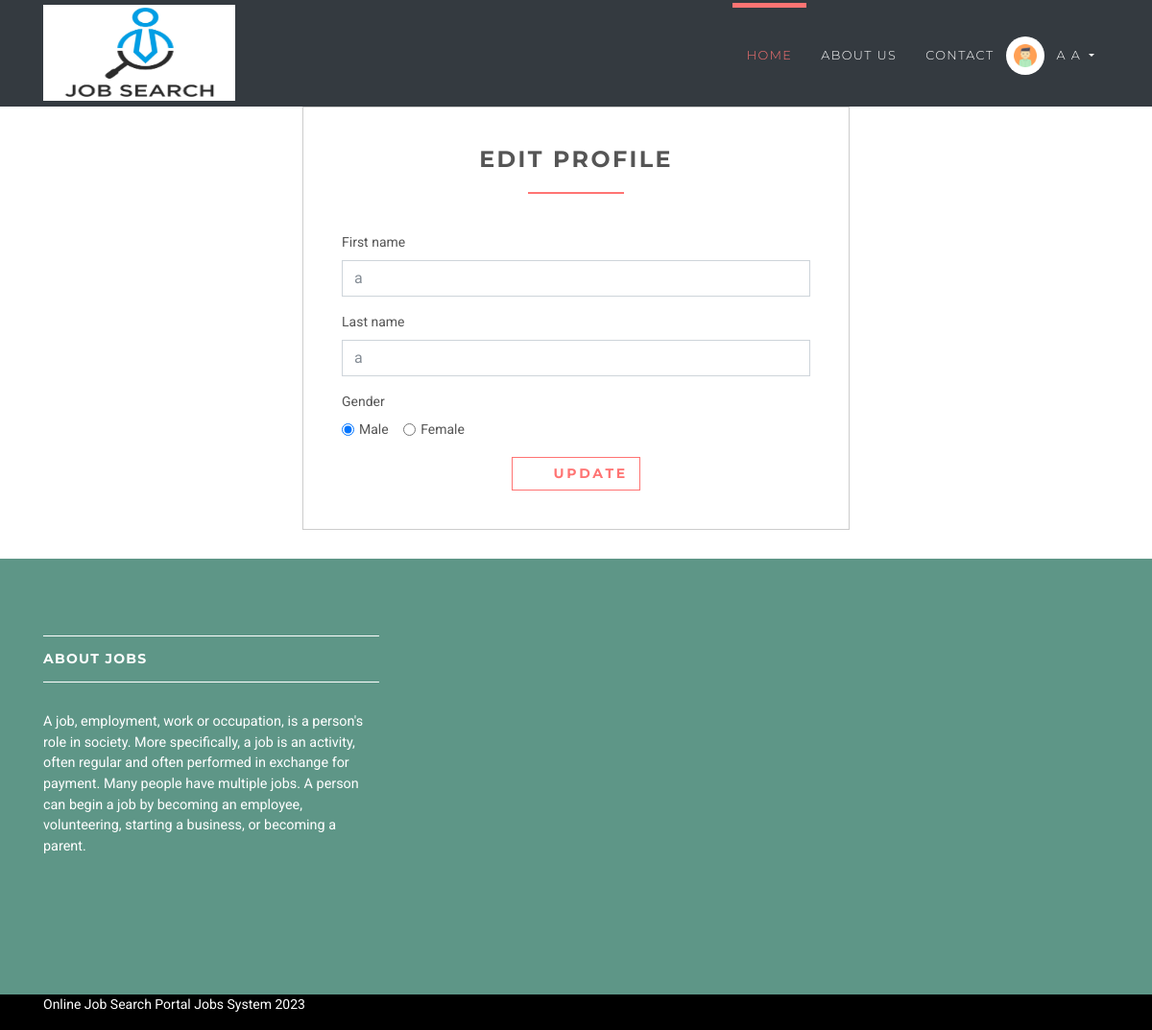
Page /employee/profile/update (signed in) on the committed database.
### accounts/models.py (models this page shows, shortened)
class User(AbstractUser):
    username = None
    role = models.CharField(max_length=12, error_messages={
        'required': "Role must be provided"
    })
    gender = models.CharField(max_length=10, blank=True, null=True, default="")
    email = models.EmailField(unique=True, blank=False,
                              error_messages={
                                  'unique': "A user with that email already exists.",
                              })
    USERNAME_FIELD = "email"
    REQUIRED_FIELDS = []
    objects = UserManager()

### jobsapp/views/employee.py (the view)
# urls.py: path('employee/profile/update', EditProfileView.as_view(), name='employer-profile-update'),
class EditProfileView(UpdateView):
    model = User
    form_class = EmployeeProfileUpdateForm
    context_object_name = 'employee'
    template_name = 'jobs/employee/edit-profile.html'
    success_url = reverse_lazy('accounts:employer-profile-update')
    @method_decorator(login_required(login_url=reverse_lazy('accounts:login')))
    @method_decorator(user_is_employee)
    def dispatch(self, request, *args, **kwargs):
        return super().dispatch(self.request, *args, **kwargs)
    def get(self, request, *args, **kwargs):
        try:
            self.object = self.get_object()
        except Http404:
            raise Http404("User doesn't exists")
        return self.render_to_response(self.get_context_data())
    def get_object(self, queryset=None):
        obj = self.request.user
        print(obj)
        if obj is None:
            raise Http404("Job doesn't exists")
        return obj

### accounts/forms.py
class EmployeeProfileUpdateForm(forms.ModelForm):
    def __init__(self, *args, **kwargs):
        super(EmployeeProfileUpdateForm, self).__init__(*args, **kwargs)
        self.fields['first_name'].widget.attrs.update(
            {
                'placeholder': 'Enter First Name',
            }
        )
        self.fields['last_name'].widget.attrs.update(
            {
                'placeholder': 'Enter Last Name',
            }
        )
    class Meta:
        model = User
        fields = ["first_name", "last_name", "gender"]

### templates/jobs/employee/edit-profile.html (shortened to what this page needs)
{% extends 'base.html' %}
{% load static %}
{% block content %}
    <div class="col-lg-6 offset-3">
        <div class="box">
            <h3 class="heading">Edit Profile</h3>
            <form action="" method="post">
                {% for field in form %}
                    {% if field.name == 'gender' %}
                        <div class="form-group">
                            <label for="gender">Gender</label>
                            <br>
                            <div class="form-check form-check-inline">
                                <input class="form-check-input" {% if field.value == 'male' %} checked {% endif %}
                                       type="radio" name="gender" id="male gender"
                                       value="male">
                                <label class="form-check-label" for="male">Male</label>
                            </div>
                            <div class="form-check form-check-inline">
                                <input class="form-check-input" {% if field.value == 'female' %} checked {% endif %}
                                       type="radio" name="gender" id="female"
                                       value="female">
                                <label class="form-check-label" for="female">Female</label>
                            </div>
                        </div>
                    {% else %}
                        <div class="form-group">
                            <label for="id_{{ field.name }}">{{ field.label }}</label>
                            <input type="{{ field.field.widget.input_type }}"
                                   class="form-control"
                                   name="{{ field.name }}"
                                   id="id_{{ field.name }}"
                                   value="{{ field.value }}"
                                   placeholder="{{ field.field.widget.attrs.placeholder }}">
                        </div>
                    {% endif %}
                {% endfor %}
                <div class="text-center">
                    <button type="submit" class="btn btn-outline-white-primary">
                        <i class="fa fa-signing"></i> Update
                    </button>
                </div>
            </form>
        </div>
    </div>
{% endblock %}

### templates/base.html (shortened to what this page needs)
{% load static %}
<!DOCTYPE html>
<html>
<head>
    <link rel="stylesheet"
          href="{% static 'vendor/bootstrap/css/bootstrap.min.css' %}">
    <link rel="stylesheet"
          href="{% static 'vendor/font-awesome/css/font-awesome.min.css' %}">
    <link rel="stylesheet"
          href="{% static 'vendor/owl.carousel/assets/owl.carousel.css' %}">
    <link rel="stylesheet"
          href="{% static 'vendor/owl.carousel/assets/owl.theme.default.css' %}">
    <link rel="stylesheet" href="{% static 'css/style.default.css' %}"
          id="theme-stylesheet">
    <link rel="stylesheet" href="{% static 'css/custom.css' %}">
</head>
<body>
<header class="header">
    <nav class="navbar navbar-expand-lg bg-dark">
        <div class="container">
            <a href="/" class="navbar-brand">
                <img src="{% static 'img/it.jpg' %}" alt="logo" class="d-none d-lg-block" height="100" width="200">
            </a>
            <div id="navbarSupportedContent" class="collapse navbar-collapse">
                <ul class="navbar-nav ml-auto">
                    <li class="nav-item active">
                        <a href="/" class="nav-link">Home <span class="sr-only">(current)</span></a>
                    </li>
                    <li class="nav-item">
                        <a href="#" class="nav-link">About Us</a>
                    </li>
                    <li class="nav-item">
                        <a href="#" class="nav-link">Contact</a>
                    </li>
                    {% if request.user.is_authenticated and request.user.role == 'employer' %}
                        <li class="nav-item dropdown">
                            <a id="clientZone" href="#" data-toggle="dropdown"
                               aria-haspopup="true" aria-expanded="false"
                               class="nav-link dropdown-toggle has-img mb-3 mb-lg-0 mt-3 mt-lg-0">
                                <div class="client-menu-image">
                                    <div class="inner">
                                        <img src="{% static 'img/it.jpg' %}"
                                             alt="company image"
                                             class="img-fluid">
                                    </div>
                                </div>
                                {% if request.user.role == 'employee' %}
                                    {{ request.user.first_name }} {{ request.user.last_name }}
                                {% else %}
                                    {{ request.user.first_name }}
                                {% endif %}
                            </a>
                            <div aria-labelledby="clientZone" class="dropdown-menu">
                                <a href="{% url 'jobs:employer-dashboard' %}" class="dropdown-item">Dashboard</a>
                                <a href="{% url 'jobs:employer-all-applicants' %}" class="dropdown-item">Applicants </a>
                                <a href="{% url 'jobs:employer-jobs-create' %}" class="dropdown-item">Post a new
                                    job </a>
                                <a href="{% url 'accounts:logout' %}" class="dropdown-item">Logout</a>
                            </div>
                        </li>
                    {% elif request.user.is_authenticated and request.user.role == 'employee' %}
                        <li class="nav-item dropdown">
                            <a id="clientZone" href="#" data-toggle="dropdown"
                               aria-haspopup="true" aria-expanded="false"
                               class="nav-link dropdown-toggle has-img mb-3 mb-lg-0 mt-3 mt-lg-0">
                                <div class="client-menu-image">
                                    <div class="inner">
                                        <img src="{% static 'img/b.png' %}"
                                             alt="company image"
                                             class="img-fluid">
                                    </div>
                                </div>
                                {% if request.user.role == 'employee' %}
                                    {{ request.user.first_name }} {{ request.user.last_name }}
                                {% else %}
                                    {{ request.user.first_name }}
                                {% endif %}
                            </a>
                        </li>
                    {% endif %}
                </ul>
            </div>
        </div>
    </nav>
</header>
<div>
    {% block content %} {% endblock %}
</div>
<footer class="footer">
    <div class="footer__block">
        <div class="container">
            <div class="row">
                <div class="col-lg-4 col-md-12 mb-5">
                    <h4 class="h5">About Jobs</h4>
                    <p> A job, employment, work or occupation, is a person's role in society. More specifically, a job is an activity, often regular and often performed in exchange for payment. Many people have multiple jobs. A person can begin a job by becoming an employee, volunteering, starting a business, or becoming a parent. </p>
                </div>
            </div>
        </div>
    </div>
    <div class="footer__copyright">
        <div class="container">
            <div class="row">
                <div class="col-md-6 text-md-left text-center">
                    <p>Online Job Search Portal Jobs System 2023</p>
                </div>
            </div>
        </div>
    </div>
</footer>
</body>
</html>

### static/css/style.default.css (style rules this page uses)
html { height:100% }
body { height:100% }
header { z-index:1000 }
button { cursor:pointer }
.heading { text-align:center;margin-bottom:40px }
.heading:after { content:" ";display:block;width:100px;height:2px;margin:20px auto 20px;background:#ff7473 }
a,button { -webkit-transition:all .2s ease-out;transition:all .2s ease-out }
a i.fa,button i.fa { margin:0 5px }
.header { width:100% }
.navbar { text-transform:uppercase;letter-spacing:0.1em;background:#746EA9;padding-top:0 !important;padding-bottom:0 !important }
.navbar a { font-family:"Montserrat",Helvetica,Arial,sans-serif }
.navbar ul.navbar-nav>li>a:not(.navbar-btn) { color:#fff;font-weight:300;font-family:"Montserrat",Helvetica,Arial,sans-serif;font-size:0.8rem }
@media (min-width: 992px) { .navbar ul.navbar-nav>li>a:not(.navbar-btn) { border-top:5px solid transparent;padding:40px 15px !important;color:#fff;font-weight:300 } }
@media (min-width: 992px) { .navbar ul.navbar-nav>li.active>a,.navbar ul.navbar-nav>li.show>a { text-decoration:none !important;border-top-color:#ff7473;color:#ff7473 } }
#clientZone.has-img { position:relative;padding-left:50px !important;border-color:transparent !important }
.client-menu-image { display:inline-block;width:40px;height:40px;line-height:50px;-ms-flex-line-pack:center;align-content:center;border-radius:50%;background:#fff;position:absolute;top:50%;left:-3px;-webkit-transform:translateY(-50%);transform:translateY(-50%) }
.client-menu-image .inner { width:100%;height:100%;display:-webkit-box;display:-ms-flexbox;display:flex;-webkit-box-align:center;-ms-flex-align:center;align-items:center;-webkit-box-pack:center;-ms-flex-pack:center;justify-content:center }
.client-menu-image img { width:60% }
.footer__block { background:#5e9687;padding:80px 0 }
.footer__block h4 { border-top:solid 1px #fff;border-bottom:solid 1px #fff;padding:15px 0;margin-bottom:30px;color:#fff;text-transform:uppercase;letter-spacing:0.08rem }
.footer__block p { color:#fff;font-size:0.9rem }
.footer__copyright { background:black;color:white; }
.box { background:#fff;margin:0 0 30px;border:solid 1px #ccc;-webkit-box-sizing:border-box;box-sizing:border-box;padding:40px }
.navbar { padding:.5rem 1rem }
.navbar-brand { display:inline-block;padding-top:.33594rem;padding-bottom:.33594rem;margin-right:1rem;font-size:1.09375rem }
.btn { font-weight:700;font-family:"Montserrat",Helvetica,Arial,sans-serif;border:1px solid transparent;text-transform:uppercase;letter-spacing:0.2em;padding:.375rem .75rem;font-size:.875rem;line-height:1.5;border-radius:0;-webkit-transition:background-color 0.15s ease-in-out,border-color 0.15s ease-in-out,-webkit-box-shadow 0.15s ease-in-out;transition:background-color 0.15s ease-in-out,border-color 0.15s ease-in-out,-webkit-box-shadow 0.15s ease-in-out;transition:background-color 0.15s ease-in-out,border-color 0.15s ease-in-out,box-shadow 0.15s ease-in-out;transition:background-color 0.15s ease-in-out,border-color 0.15s ease-in-out,box-shadow 0.15s ease-in-out,-webkit-box-shadow 0.15s ease-in-out }
.btn-outline-white-primary { color:#ff7473;background-color:#fff;background-image:none;border-color:#ff7473 }
body { font-family:"Roboto",Helvetica,Arial,sans-serif;font-size:.875rem;font-weight:400;line-height:1.5;color:#555;background-color:#fff }
a { color:#ff7473;text-decoration:none }
h1,h2,h3,h4,h5,h6,.h1,.h2,.h3,.h4,.box-simple h3,.box-image .name h3,.box-image-text .top .name h3,.box-image-text .top .name h4,.h5,.h6 { margin-bottom:1rem;font-family:"Montserrat",Helvetica,Arial,sans-serif;font-weight:700;line-height:1.2;color:#555;text-transform:uppercase;letter-spacing:0.1em }
h3,.h3 { font-size:1.4875rem }
h4,.h4,.box-simple h3,.box-image .name h3,.box-image-text .top .name h3,.box-image-text .top .name h4 { font-size:1.0675rem }
h5,.h5 { font-size:.875rem }
.bg-dark { background-color:#343a40 !important }
.form-control { padding:.375rem .75rem;font-size:1rem;line-height:1.5;color:#868e96;background-color:#fff;border:1px solid #ced4da;border-radius:0;-webkit-transition:border-color ease-in-out 0.15s,-webkit-box-shadow ease-in-out 0.15s;transition:border-color ease-in-out 0.15s,-webkit-box-shadow ease-in-out 0.15s;transition:border-color ease-in-out 0.15s,box-shadow ease-in-out 0.15s;transition:border-color ease-in-out 0.15s,box-shadow ease-in-out 0.15s,-webkit-box-shadow ease-in-out 0.15s }
.form-control::placeholder { color:#868e96 }

### rows in the picture
User: user.first_name "A", user.last_name "A", gender "☑", gender "☐ Female"

### other values in the picture
{{ field.label }} "First name" "Last name"
